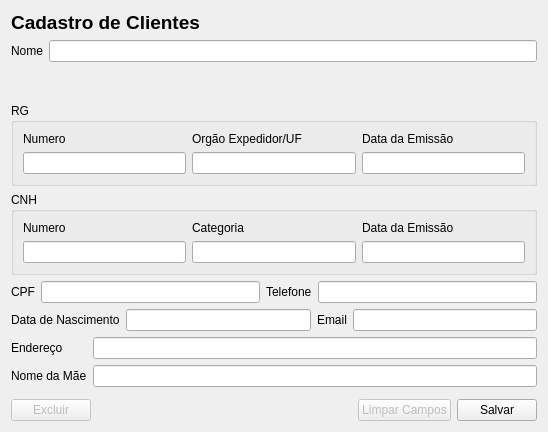
<?xml version="1.0" encoding="UTF-8"?>
<ui version="4.0">
 <class>p_cadastroCliente</class>
 <widget class="QWidget" name="p_cadastroCliente">
  <property name="geometry">
   <rect>
    <x>0</x>
    <y>0</y>
    <width>548</width>
    <height>432</height>
   </rect>
  </property>
  <property name="windowTitle">
   <string>Cadastro de Clientes</string>
  </property>
  <layout class="QVBoxLayout" name="verticalLayout_4">
   <item>
    <widget class="QLabel" name="label">
     <property name="sizePolicy">
      <sizepolicy hsizetype="Fixed" vsizetype="Fixed">
       <horstretch>0</horstretch>
       <verstretch>0</verstretch>
      </sizepolicy>
     </property>
     <property name="font">
      <font>
       <pointsize>14</pointsize>
       <weight>75</weight>
       <bold>true</bold>
      </font>
     </property>
     <property name="text">
      <string>&lt;html&gt;&lt;head/&gt;&lt;body&gt;&lt;p align=&quot;center&quot;&gt;Cadastro de Clientes&lt;/p&gt;&lt;/body&gt;&lt;/html&gt;</string>
     </property>
    </widget>
   </item>
   <item>
    <layout class="QVBoxLayout" name="verticalLayout_3">
     <item>
      <layout class="QFormLayout" name="formLayout">
       <item row="0" column="0">
        <widget class="QLabel" name="label_2">
         <property name="text">
          <string>Nome</string>
         </property>
        </widget>
       </item>
       <item row="0" column="1">
        <widget class="QLineEdit" name="campNome"/>
       </item>
      </layout>
     </item>
     <item>
      <widget class="QGroupBox" name="groupBox">
       <property name="title">
        <string>RG</string>
       </property>
       <layout class="QVBoxLayout" name="verticalLayout">
        <item>
         <layout class="QGridLayout" name="gridLayout">
          <item row="0" column="0">
           <widget class="QLabel" name="label_3">
            <property name="text">
             <string>Numero</string>
            </property>
           </widget>
          </item>
          <item row="0" column="1">
           <widget class="QLabel" name="label_4">
            <property name="text">
             <string>Orgão Expedidor/UF</string>
            </property>
           </widget>
          </item>
          <item row="0" column="2">
           <widget class="QLabel" name="label_5">
            <property name="text">
             <string>Data da Emissão</string>
            </property>
           </widget>
          </item>
          <item row="1" column="0">
           <widget class="QLineEdit" name="campRgn"/>
          </item>
          <item row="1" column="1">
           <widget class="QLineEdit" name="campRgo"/>
          </item>
          <item row="1" column="2">
           <widget class="QLineEdit" name="campRgd"/>
          </item>
         </layout>
        </item>
       </layout>
      </widget>
     </item>
     <item>
      <widget class="QGroupBox" name="groupBox_2">
       <property name="title">
        <string>CNH</string>
       </property>
       <layout class="QVBoxLayout" name="verticalLayout_2">
        <item>
         <layout class="QGridLayout" name="gridLayout_2">
          <item row="0" column="0">
           <widget class="QLabel" name="label_8">
            <property name="text">
             <string>Numero</string>
            </property>
           </widget>
          </item>
          <item row="0" column="1">
           <widget class="QLabel" name="label_6">
            <property name="text">
             <string>Categoria</string>
            </property>
           </widget>
          </item>
          <item row="0" column="2">
           <widget class="QLabel" name="label_7">
            <property name="text">
             <string>Data da Emissão</string>
            </property>
           </widget>
          </item>
          <item row="1" column="0">
           <widget class="QLineEdit" name="campChn"/>
          </item>
          <item row="1" column="1">
           <widget class="QLineEdit" name="campChc"/>
          </item>
          <item row="1" column="2">
           <widget class="QLineEdit" name="campChd"/>
          </item>
         </layout>
        </item>
       </layout>
      </widget>
     </item>
     <item>
      <layout class="QHBoxLayout" name="horizontalLayout">
       <item>
        <widget class="QLabel" name="label_9">
         <property name="text">
          <string>CPF</string>
         </property>
        </widget>
       </item>
       <item>
        <widget class="QLineEdit" name="campCpf"/>
       </item>
       <item>
        <widget class="QLabel" name="label_11">
         <property name="text">
          <string>Telefone</string>
         </property>
        </widget>
       </item>
       <item>
        <widget class="QLineEdit" name="campTelefone"/>
       </item>
      </layout>
     </item>
     <item>
      <layout class="QGridLayout" name="gridLayout_3">
       <item row="0" column="3">
        <widget class="QLineEdit" name="campEmail"/>
       </item>
       <item row="0" column="0">
        <widget class="QLabel" name="label_10">
         <property name="text">
          <string>Data de Nascimento</string>
         </property>
        </widget>
       </item>
       <item row="0" column="1">
        <widget class="QLineEdit" name="campDnasc"/>
       </item>
       <item row="0" column="2">
        <widget class="QLabel" name="label_12">
         <property name="text">
          <string>Email</string>
         </property>
        </widget>
       </item>
      </layout>
     </item>
     <item>
      <layout class="QFormLayout" name="formLayout_2">
       <item row="0" column="0">
        <widget class="QLabel" name="label_13">
         <property name="text">
          <string>Endereço</string>
         </property>
        </widget>
       </item>
       <item row="0" column="1">
        <widget class="QLineEdit" name="campEndereco"/>
       </item>
       <item row="1" column="0">
        <widget class="QLabel" name="label_14">
         <property name="text">
          <string>Nome da Mãe</string>
         </property>
        </widget>
       </item>
       <item row="1" column="1">
        <widget class="QLineEdit" name="campNmae"/>
       </item>
      </layout>
     </item>
     <item>
      <layout class="QGridLayout" name="gridLayout_6">
       <item row="0" column="2">
        <widget class="QPushButton" name="b_limparCampos">
         <property name="enabled">
          <bool>false</bool>
         </property>
         <property name="text">
          <string>Limpar Campos</string>
         </property>
        </widget>
       </item>
       <item row="0" column="3">
        <widget class="QPushButton" name="b_salvar">
         <property name="text">
          <string>Salvar</string>
         </property>
        </widget>
       </item>
       <item row="0" column="1">
        <spacer name="horizontalSpacer">
         <property name="orientation">
          <enum>Qt::Horizontal</enum>
         </property>
         <property name="sizeHint" stdset="0">
          <size>
           <width>40</width>
           <height>20</height>
          </size>
         </property>
        </spacer>
       </item>
       <item row="0" column="0">
        <widget class="QPushButton" name="b_excluir">
         <property name="enabled">
          <bool>false</bool>
         </property>
         <property name="text">
          <string>Excluir</string>
         </property>
        </widget>
       </item>
      </layout>
     </item>
    </layout>
   </item>
  </layout>
 </widget>
 <tabstops>
  <tabstop>campNome</tabstop>
  <tabstop>campRgn</tabstop>
  <tabstop>campRgo</tabstop>
  <tabstop>campRgd</tabstop>
  <tabstop>campChn</tabstop>
  <tabstop>campChc</tabstop>
  <tabstop>campChd</tabstop>
  <tabstop>campCpf</tabstop>
  <tabstop>campTelefone</tabstop>
  <tabstop>campDnasc</tabstop>
  <tabstop>campEmail</tabstop>
  <tabstop>campEndereco</tabstop>
  <tabstop>campNmae</tabstop>
  <tabstop>b_salvar</tabstop>
  <tabstop>b_limparCampos</tabstop>
  <tabstop>b_excluir</tabstop>
 </tabstops>
 <resources/>
 <connections/>
</ui>
